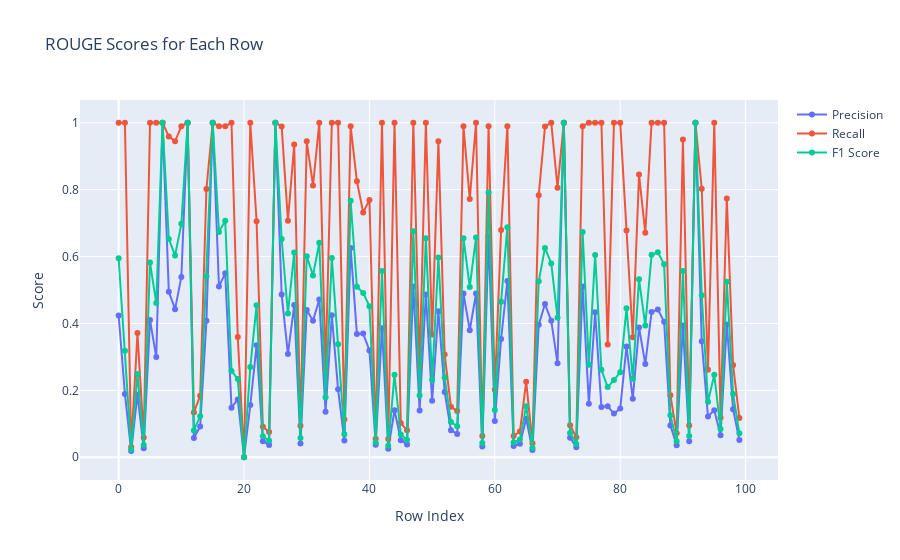

The notebook cell saved with this chart:
### Markdown cell above
**ROUGE Score (Recall-Oriented Understudy for Gisting Evaluation)**

The ROUGE score is a widely adopted set of metrics used for evaluating automatic summarization and machine translation. It fundamentally measures the overlap between the n-grams in the generated summary and those in the reference summary.

- **ROUGE-N**: This evaluates the overlap of n-grams between the produced summary and reference summary. It calculates precision (the proportion of n-grams in the generated summary that are also present in the reference summary), recall (the proportion of n-grams in the reference summary that are also present in the generated summary), and F1 score (the harmonic mean of precision and recall).

- **ROUGE-L**: This metric is based on the Longest Common Subsequence (LCS) between the generated and reference summaries. LCS measures the longest sequence of tokens in the generated summary that matches the reference, without considering the order. It's beneficial because it can identify and reward longer coherent matching sequences.

- **ROUGE-S**: This measures the skip-bigram overlap, considering the pair of words in order as "bigrams" while allowing arbitrary gaps or "skips". This can be valuable to capture sentence-level structure similarity.

### Code cell
metric = "rouge-2"
df_scores = calculate_rouge_scores(
    df_all_summaries, 
    ref_column="reference_summary", 
    gen_column="summary_1", 
    metric=metric)
visualize_rouge_scores(df_scores)
